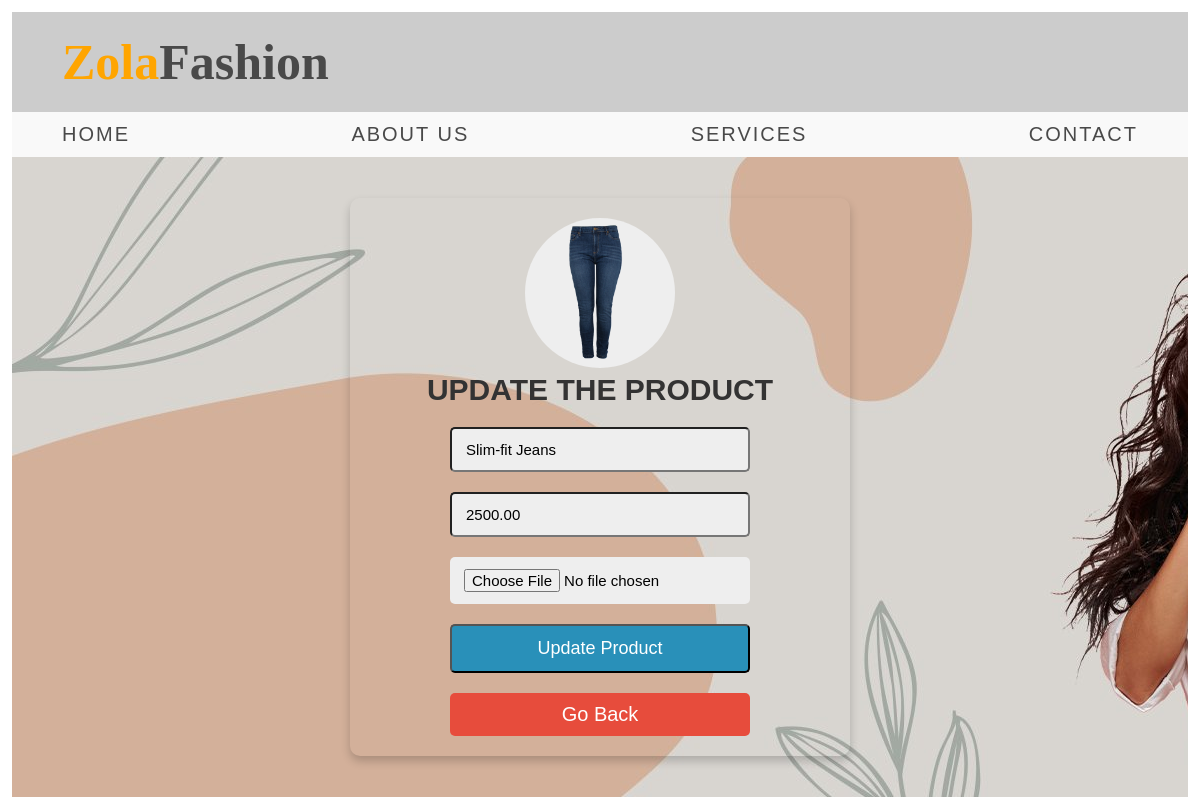
Screenshot of /item_update.php?edit=1 with the database file from the repository.
### tables this page shows
CREATE TABLE `item` (
  `id` int(255) NOT NULL,
  `item_name` varchar(255) NOT NULL,
  `price` decimal(10,2) NOT NULL,
  `item_image` varchar(255) NOT NULL
);

### item_update.php (the view, shortened to what this page needs)
<?php
include 'configuration.php';
$user_id = $_GET['edit'];
?>
<html>
<head>
<link rel = "stylesheet" type="text/css" href="style.css"/>
</head>
<body>
<div class="wrapper">
<div class="n1" >
	<div class="left">
		<div class="logo"><p><span>Zola</span>Fashion</p></div>
	</div>
</div>
<div class="n2">
		<ul>
			<li><a href="home.php">Home</a></li>
			<li><a href="about.php">About Us</a></li>
			<li><a href="services.php">Services</a></li>
			<li><a href="contact.php">Contact</a></li>
		</ul>
</div>
<div class="main">
<?php
	$sql = "SELECT * FROM item WHERE id='$user_id'";
	$result = mysqli_query($conn, $sql);
	if(mysqli_num_rows($result)>0){
		$fetch = mysqli_fetch_assoc($result);
	}
?>
	<form action="<?php $_SERVER['PHP_SELF']?>" method="POST" enctype="multipart/form-data">
	<div class="d1">
<?php
	if($fetch['item_image']==''){
			echo '<img src="images/1.png">';
	}
	else{
		echo '<img src="uploaded_img/'.$fetch['item_image'].'">';
	}
?>
		<h3> Update the Product</h3>
		<input type="text" name="item_name" value="<?php echo $fetch['item_name']?>">
		<input type="number" name="price" value="<?php echo $fetch['price']?>">
		<input type="file" name="item_image" accept="image/jpg, image/webp, image/png">
		<input type="submit" name="update_product" value="Update Product"></br>
		<center><a href="item.php" class="btn">Go Back</a></center>
		</div>
	</form>
</body>
</html>

### style.css (style rules this page uses)
* { padding: 0; margin: 0; list-style:none; text-decoration: none; box-sizing: border-box; font-family: 'Poppins', sans-serif; }
.wrapper { border: 1px; padding:1%; margin: 0 auto; }
.n1 { width: 100%; height: 100px; padding:0 50px; background: #ccc; display: flex; justify-content: space-between; align-items: center; }
.logo p { font-size: 50px; font-weight: bold; color: #494949; margin-right: 25px; font-family: 'Mountains of Christmas', cursive; }
.logo p span { font-family: 'Mountains of Christmas', cursive; color: orange; }
.n2 { width: 100%; background:#f9f9f9; height: 45px; padding:0 50px; }
.n2 ul { width: 100%; height: 45px; display: flex; justify-content: space-between; align-items: center; }
.n2 ul li a { color: #494949; letter-spacing:2px; text-transform: uppercase; font-size: 20px; }
.btn { border-radius:5px; padding: 10px 30px; color:white; display: block; text-align:center; cursor:pointer; font-size:20px; margin-top:10px; width:60%; background: #e74c3c; }
.main { min-height: 80vh; display: flex; align-items: center; justify-content: center; padding: 10px 10px 10px 10px; background: url(images/4.jpg); }
.main form { padding: 20px 0; border-radius: 10px; box-shadow: 0 5px 10px rgba(0,0,0,.2); background: transparent; text-align: center; width: 500px; }
.main form h3 { font-size: 30px; text-transform: uppercase; margin-bottom: 10px; color: #333; }
.main input, select { width: 60%; padding: 12px 14px; font-size: 15px; margin: 10px 0; background: #eee; border-radius:5px; }
.main form input[type="submit"] { font-style: bold; font-size:18px; border-radius:5px; background: #2990b9; color: white; }
.d1 img { height: 150px; width: 150px; border-radius: 50%; object-fit: cover; margin-bottom: 5px; background:#eee; }

### rows the page displays
item: item_image (picture), item_name "Slim-fit Jeans", price "2500.00"
